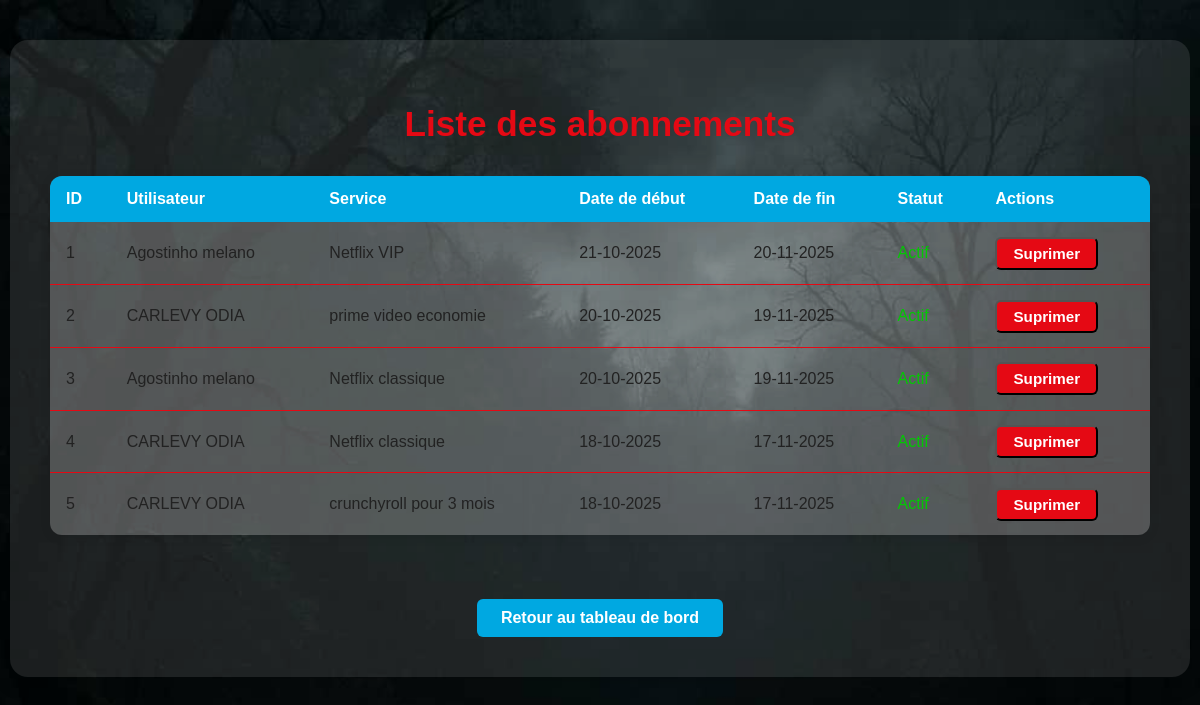
The page /liste_abonnements on the database its author committed.
### app.py (models this page shows, shortened)
class Abonnements(db.Model):
    id = db.Column(db.Integer, primary_key=True)
    utilisateur_id = db.Column(db.Integer, db.ForeignKey('utilisateurs.id'), nullable=False)
    service = db.Column(db.String(30), nullable=False)
    statut = db.Column(db.Boolean, default=True)  # actif à la création
    date_debut = db.Column(db.DateTime, default=datetime.utcnow)
    date_fin = db.Column(db.DateTime, nullable=False)
    utilisateur = db.relationship('Utilisateurs', backref=db.backref("abonnements", lazy=True))

class Utilisateurs(db.Model):
    id = db.Column(db.Integer, primary_key=True)
    nom = db.Column(db.String(30), nullable=False)
    mdp = db.Column(db.String(200), nullable=False)

### app.py (the view)
@app.route("/liste_abonnements")
def list_abonnements():
    abonnements = Abonnements.query.order_by(Abonnements.date_fin.desc()).all()
    now=datetime.now()
    return render_template("admin/list_abonnement.html", abonnements=abonnements, now=now)

### templates/admin/list_abonnement.html (shortened to what this page needs)
<!DOCTYPE html>
<html lang="fr">
<head>
  <link rel="stylesheet" href="{{ url_for('static', filename='css/admin.css') }}">
</head>
<body>
  <div class="admin-container">
    <h1>Liste des abonnements</h1>
    <table class="admin-table">
      <thead>
        <tr>
          <th>ID</th>
          <th>Utilisateur</th>
          <th>Service</th>
          <th>Date de début</th>
          <th>Date de fin</th>
          <th>Statut</th>
          <th>Actions</th>
        </tr>
      </thead>
      <tbody>
        {% for abonnement in abonnements %}
        <tr>
          <td>{{ loop.index }}</td>
          <td>{{ abonnement.utilisateur.nom }}</td>
          <td>{{ abonnement.service}}</td>
          <td>{{ abonnement.date_debut.strftime("%d-%m-%Y") }}</td>
          <td>{{ abonnement.date_fin.strftime("%d-%m-%Y") if abonnement.date_fin else "-" }}</td>
          <td>
            {% if abonnement.date_fin < now %}
            <span style="color: red;"> Inactif </span>
            {% else %}
            <span class="statut" style="color: rgb(4, 199, 4);"> Actif</span>
            {% endif %}
          </td>
          <td>
            <form action="{{url_for('supprimer_abonnement',id=abonnement.id)}}" method="post" class="delete-form">
              <button type="submit" class="btn-admin">Suprimer</button>
            </form>
          </td>
        </tr>
        {% endfor %}
      </tbody>
    </table>
    <a href="{{ url_for('accueil_admin') }}" class="btn-retour">Retour au tableau de bord</a>
  </div>
  </body>

### static/css/admin.css (style rules this page uses)
body { background: url("../image/backgroud.jpg") no-repeat center center/cover; min-height: 150vh; font-family: Arial, sans-serif; margin: 0; }
.admin-container { max-width: 1100px; margin: 40px auto; background: rgba(255,255,255,0.10); border-radius: 18px; padding: 2.5rem; box-shadow: 0 4px 24px rgba(0,0,0,0.15); color: #0a0a0a; text-align: center; overflow: scroll; scrollbar-width: none; }
.admin-container h1 { margin-bottom: 2rem; color: #e50914; font-size: 2.2rem; }
.btn-admin { display: inline-block; padding: 8px 18px; background: #e50914; color: #fff; border-radius: 6px; text-decoration: none; font-weight: bold; transition: background 0.3s; }
.btn-retour { display: inline-block; margin-top: 2rem; padding: 10px 24px; background: #00A8E1; color: #fff; border-radius: 6px; text-decoration: none; font-weight: bold; transition: background 0.3s; }

### templates/admin/list_abonnement.html (style rules this page uses)
.admin-table { width: 100%; border-collapse: collapse; margin: 2rem 0; background: rgba(255,255,255,0.15); border-radius: 12px; overflow: hidden; box-shadow: 0 2px 12px rgba(0,0,0,0.08); }
.admin-table th, .admin-table td { padding: 0.9rem 1rem; text-align: left; }
.admin-table th { background: #00A8E1; color: #fff; font-weight: bold; font-size: 1rem; }
.admin-table tr { border-bottom: 1px solid #e50914; }
.admin-table tr:last-child { border-bottom: none; }
.admin-table td { background: rgba(255,255,255,0.10); color: #222; }
.btn-admin { display: inline-block; padding: 6px 16px; background: #e50914; color: #fff; border-radius: 6px; text-decoration: none; font-weight: bold; transition: background 0.3s; font-size: 0.95rem; }

### rows shown on the page
Abonnements: utilisateur.nom "Agostinho melano", service "Netflix VIP", date_debut "21-10-2025", date_fin "20-11-2025", shows "Actif"
Abonnements: utilisateur.nom "CARLEVY ODIA", service "prime video economie", date_debut "20-10-2025", date_fin "19-11-2025", shows "Actif"
Abonnements: utilisateur.nom "Agostinho melano", service "Netflix classique", date_debut "20-10-2025", date_fin "19-11-2025", shows "Actif"
Abonnements: utilisateur.nom "CARLEVY ODIA", service "Netflix classique", date_debut "18-10-2025", date_fin "17-11-2025", shows "Actif"
Abonnements: utilisateur.nom "CARLEVY ODIA", service "crunchyroll pour 3 mois", date_debut "18-10-2025", date_fin "17-11-2025", shows "Actif"
